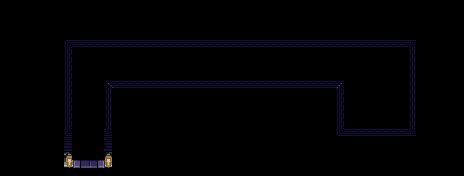

Below is a game level as drawn by its tile map, then a one-line description and the .tmx file that defines it, in full:
An orthogonal 58x22 tile map with 8x8 px tiles, 1 tile layer (Collisions), 1 hidden layer not drawn and 1 object (NPC).

<map version="1.10" tiledversion="1.11.0" orientation="orthogonal" renderorder="right-down" width="58" height="22" tilewidth="8" tileheight="8" infinite="0" nextlayerid="4" nextobjectid="2">
 <editorsettings>
  <export target="SwordDungeonMap.tmj" format="json" />
 </editorsettings>
 <tileset firstgid="1" source="SwordDungeonTileset.tsx" />
 <layer id="1" name="Collisions" width="58" height="22">
  <data encoding="csv">
0,0,0,0,0,0,0,0,0,0,0,0,0,0,0,0,0,0,0,0,0,0,0,0,0,0,0,0,0,0,0,0,0,0,0,0,0,0,0,0,0,0,0,0,0,0,0,0,0,0,0,0,0,0,0,0,0,0,
0,0,0,0,0,0,0,0,0,0,0,0,0,0,0,0,0,0,0,0,0,0,0,0,0,0,0,0,0,0,0,0,0,0,0,0,0,0,0,0,0,0,0,0,0,0,0,0,0,0,0,0,0,0,0,0,0,0,
0,0,0,0,0,0,0,0,0,0,0,0,0,0,0,0,0,0,0,0,0,0,0,0,0,0,0,0,0,0,0,0,0,0,0,0,0,0,0,0,0,0,0,0,0,0,0,0,0,0,0,0,0,0,0,0,0,0,
0,0,0,0,0,0,0,0,0,0,0,0,0,0,0,0,0,0,0,0,0,0,0,0,0,0,0,0,0,0,0,0,0,0,0,0,0,0,0,0,0,0,0,0,0,0,0,0,0,0,0,0,0,0,0,0,0,0,
0,0,0,0,0,0,0,0,0,0,0,0,0,0,0,0,0,0,0,0,0,0,0,0,0,0,0,0,0,0,0,0,0,0,0,0,0,0,0,0,0,0,0,0,0,0,0,0,0,0,0,0,0,0,0,0,0,0,
0,0,0,0,0,0,0,0,299,300,301,302,303,304,305,306,307,308,309,310,311,312,313,314,315,316,317,318,319,320,321,322,323,324,325,326,327,328,329,330,331,332,333,334,335,336,337,338,339,340,341,342,0,0,0,0,0,0,
0,0,0,0,0,0,0,0,357,0,0,0,0,0,0,0,0,0,0,0,0,0,0,0,0,0,0,0,0,0,0,0,0,0,0,0,0,0,0,0,0,0,0,0,0,0,0,0,0,0,0,400,0,0,0,0,0,0,
0,0,0,0,0,0,0,0,415,0,0,0,0,0,0,0,0,0,0,0,0,0,0,0,0,0,0,0,0,0,0,0,0,0,0,0,0,0,0,0,0,0,0,0,0,0,0,0,0,0,0,458,0,0,0,0,0,0,
0,0,0,0,0,0,0,0,473,0,0,0,0,0,0,0,0,0,0,0,0,0,0,0,0,0,0,0,0,0,0,0,0,0,0,0,0,0,0,0,0,0,0,0,0,0,0,0,0,0,0,516,0,0,0,0,0,0,
0,0,0,0,0,0,0,0,531,0,0,0,0,0,0,0,0,0,0,0,0,0,0,0,0,0,0,0,0,0,0,0,0,0,0,0,0,0,0,0,0,0,0,0,0,0,0,0,0,0,0,574,0,0,0,0,0,0,
0,0,0,0,0,0,0,0,589,0,0,0,0,594,595,596,597,598,599,600,601,602,603,604,605,606,607,608,609,610,611,612,613,614,615,616,617,618,619,620,621,622,623,0,0,0,0,0,0,0,0,632,0,0,0,0,0,0,
0,0,0,0,0,0,0,0,647,0,0,0,0,652,0,0,0,0,0,0,0,0,0,0,0,0,0,0,0,0,0,0,0,0,0,0,0,0,0,0,0,0,681,0,0,0,0,0,0,0,0,690,0,0,0,0,0,0,
0,0,0,0,0,0,0,0,705,0,0,0,0,710,0,0,0,0,0,0,0,0,0,0,0,0,0,0,0,0,0,0,0,0,0,0,0,0,0,0,0,0,739,0,0,0,0,0,0,0,0,748,0,0,0,0,0,0,
0,0,0,0,0,0,0,0,763,0,0,0,0,768,0,0,0,0,0,0,0,0,0,0,0,0,0,0,0,0,0,0,0,0,0,0,0,0,0,0,0,0,797,0,0,0,0,0,0,0,0,806,0,0,0,0,0,0,
0,0,0,0,0,0,0,0,821,0,0,0,0,826,0,0,0,0,0,0,0,0,0,0,0,0,0,0,0,0,0,0,0,0,0,0,0,0,0,0,0,0,855,0,0,0,0,0,0,0,0,864,0,0,0,0,0,0,
0,0,0,0,0,0,0,0,879,0,0,0,0,884,0,0,0,0,0,0,0,0,0,0,0,0,0,0,0,0,0,0,0,0,0,0,0,0,0,0,0,0,913,0,0,0,0,0,0,0,0,922,0,0,0,0,0,0,
0,0,0,0,0,0,0,0,937,0,0,0,0,942,0,0,0,0,0,0,0,0,0,0,0,0,0,0,0,0,0,0,0,0,0,0,0,0,0,0,0,0,971,972,973,974,975,976,977,978,979,980,0,0,0,0,0,0,
0,0,0,0,0,0,0,0,995,0,0,0,0,1000,0,0,0,0,0,0,0,0,0,0,0,0,0,0,0,0,0,0,0,0,0,0,0,0,0,0,0,0,0,0,0,0,0,0,0,0,0,0,0,0,0,0,0,0,
0,0,0,0,0,0,0,0,1053,0,0,0,0,1058,0,0,0,0,0,0,0,0,0,0,0,0,0,0,0,0,0,0,0,0,0,0,0,0,0,0,0,0,0,0,0,0,0,0,0,0,0,0,0,0,0,0,0,0,
0,0,0,0,0,0,0,0,1111,0,0,0,0,1116,0,0,0,0,0,0,0,0,0,0,0,0,0,0,0,0,0,0,0,0,0,0,0,0,0,0,0,0,0,0,0,0,0,0,0,0,0,0,0,0,0,0,0,0,
0,0,0,0,0,0,0,0,1169,1170,1171,1172,1173,1174,0,0,0,0,0,0,0,0,0,0,0,0,0,0,0,0,0,0,0,0,0,0,0,0,0,0,0,0,0,0,0,0,0,0,0,0,0,0,0,0,0,0,0,0,
0,0,0,0,0,0,0,0,0,0,0,0,0,0,0,0,0,0,0,0,0,0,0,0,0,0,0,0,0,0,0,0,0,0,0,0,0,0,0,0,0,0,0,0,0,0,0,0,0,0,0,0,0,0,0,0,0,0
</data>
 </layer>
 <objectgroup id="3" name="NPC">
  <object id="1" name="NPC" type="NPC" x="220" y="52.3333">
   <properties>
    <property name="Dialogue" value="Aquí tienes tu espada." />
   </properties>
   <point />
  </object>
 </objectgroup>
 <imagelayer id="2" name="Referente" visible="0" opacity="0.58">
  <image source="../tilesets/SwordDungeon.png" width="464" height="176" />
 </imagelayer>
</map>
